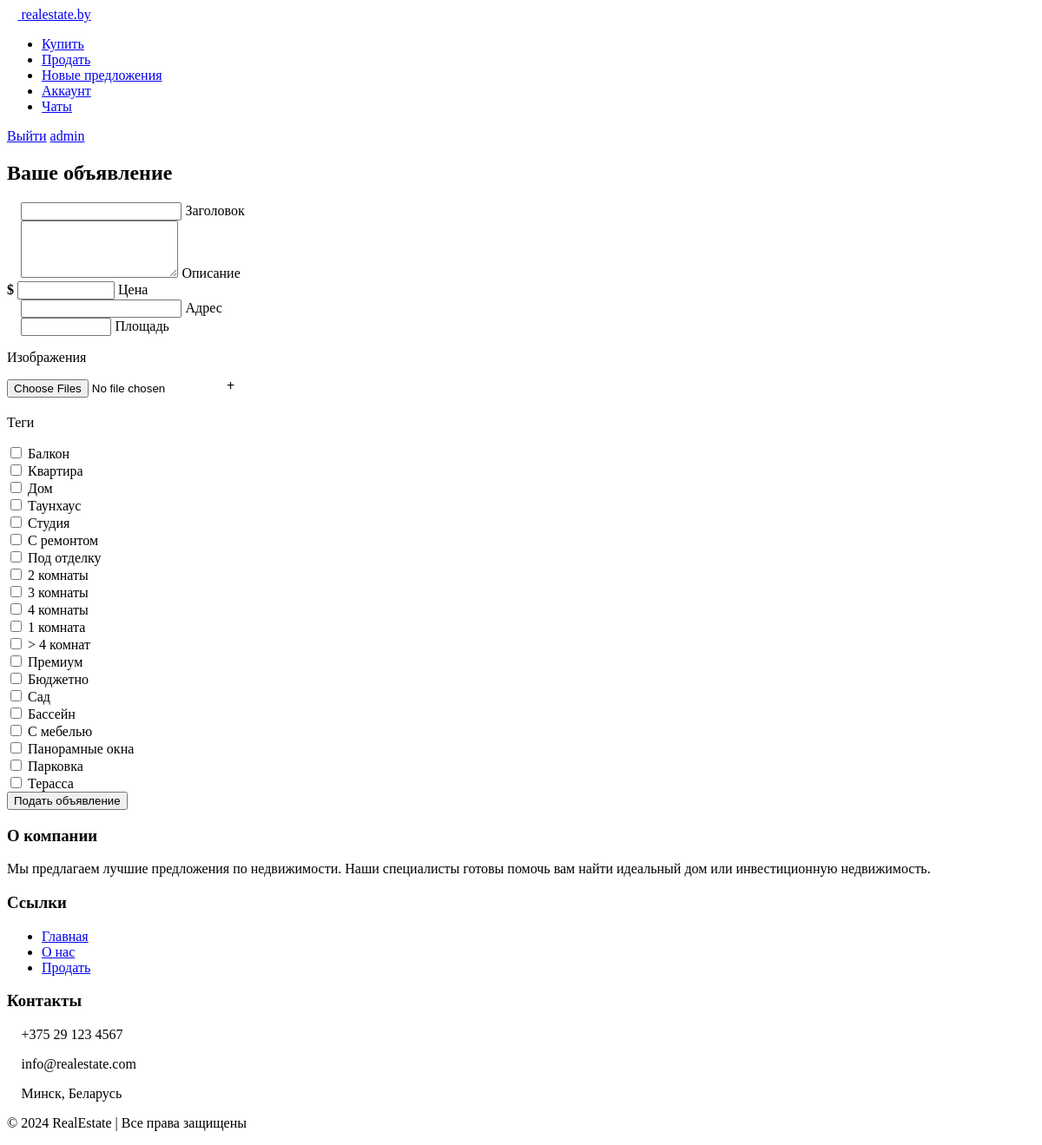
The app's page /properties/add/ (signed in) with its own data.
### polls/models.py (models this page shows, shortened)
class CustomUser(AbstractBaseUser, PermissionsMixin):
    first_name = models.CharField(max_length=255)
    last_name = models.CharField(max_length=255)
    phone_number = models.CharField(
        max_length=15,
        validators=[RegexValidator(regex=r'^\+375(?:29|33|44|25|17)\d{7}$', message='Enter a valid phone number.')]
    )
    email = models.EmailField(unique=True)
    avatar = models.ImageField(upload_to='avatars/', blank=True, null=True)
    user_id = models.CharField(max_length=50, unique=True, blank=True, null=True)
    rating = models.FloatField(blank=True, null=True)
    verified = models.BooleanField(default=False)
    services = models.TextField(blank=True, null=True)
    last_login = models.DateTimeField(null=True, blank=True)
    favorites = models.ManyToManyField('properties.Property', related_name='favorited_by', blank=True)
    is_active = models.BooleanField(default=True)
    is_staff = models.BooleanField(default=False)
    objects = CustomUserManager()
    USERNAME_FIELD = 'email'
    REQUIRED_FIELDS = ['first_name', 'last_name', 'phone_number']

### properties/models.py (models this page shows)
class Tag(models.Model):
    name = models.CharField(max_length=100, unique=True)
    category = models.CharField(max_length=100, null=True)
    def __str__(self):
        return self.name

### properties/views.py (the view)
# urls.py: path('add/', add_property, name='add_property'),
@login_required
def add_property(request):
    if request.method == 'POST':
        form = PropertyForm(request.POST, request.FILES)
        if form.is_valid():
            property_instance = form.save(commit=False)
            property_instance.owner = request.user
            property_instance.save()
            form.save_m2m()
            images = request.FILES.getlist('images')
            for image in images:
                PropertyImage.objects.create(property=property_instance, image=image)
            messages.success(request, 'Объявление отправлено на модерацию.')
            return redirect('property_detail', id=property_instance.id)
        else:
            messages.error(request, 'Не удалось загрузить объявление. Проверьте правильность заполнения всех полей.')
    else:
        form = PropertyForm()
    return render(request, 'properties/add_property.html', {'form': form})

### properties/forms.py
class PropertyForm(forms.ModelForm):
    tags = forms.ModelMultipleChoiceField(
        queryset=Tag.objects.all(),
        widget=forms.CheckboxSelectMultiple,
        required=False
    )
    class Meta:
        model = Property
        fields = ['title', 'description', 'price', 'location', 'size', 'tags']

### properties/templates/properties/add_property.html (shortened to what this page needs)
{% load static %}
{% load django_bootstrap5 %}
<html lang="en">
<head>
    <link rel="stylesheet" href="{% static 'properties/fontawesome/css/all.min.css' %}">
    <link rel="stylesheet" href="{% static 'properties/scss/add_property.scss' %}">
    <link rel="stylesheet" href="{% static 'properties/scss/footer.scss' %}">
</head>
<body>
    {% include 'properties/elements/header.html' %}
    <div class="container">
        <h2>Ваше объявление</h2>
        <form method="POST" enctype="multipart/form-data">
            <div class="form-group">
                <i class="fas fa-heading form-icon"></i>
                <input type="text" id="id_title" name="title" placeholder=" " required>
                <label for="id_title" class="label-placeholder">Заголовок</label>
            </div>
            <div class="form-group">
                <i class="fas fa-align-left form-icon-des"></i>
                <textarea id="id_description" name="description" rows="4" placeholder=" "></textarea>
                <label for="id_description" class="label-placeholder">Описание</label>
            </div>
            <div class="form-group">
                <i class="fas fa-dollar-sign form-icon"></i>
                <input type="number" id="id_price" min="1" max="999999999" name="price" step="1" placeholder=" ">
                <label for="id_price" class="label-placeholder">Цена</label>
            </div>
            <div class="form-group">
                <i class="fas fa-map-marker-alt form-icon"></i>
                <input type="text" id="id_location" name="location" placeholder=" ">
                <label for="id_location" class="label-placeholder">Адрес</label>
            </div>
            <div class="form-group">
                <i class="fas fa-ruler-combined form-icon"></i>
                <input type="number" id="id_size" min="1" max="999999" name="size" step="0.1" placeholder=" ">
                <label for="id_size" class="label-placeholder">Площадь</label>
            </div>
            <p class="picture">Изображения</p>
            <div class="form-group">
                <div id="imagePreviewContainer" class="image-preview-container">
                    <div id="uploadPlaceholder" class="upload-placeholder">
                        <input type="file" id="id_images" name="images" accept="image/*" multiple>
                        <i class="fas fa-plus"></i>
                    </div>
                </div>
            </div>
            <p class="picture" style="margin-top: 20px;">Теги</p>
            <div class="form-group tags">
                {% for checkbox in form.tags %}
                    <div>
                        {{ checkbox.tag }} {{ checkbox.choice_label }}
                    </div>
                {% endfor %}
            </div>
            <button type="submit" class="btn btn-primary mt-3">Подать объявление</button>
        </form>
    </div>
    {% include 'properties/elements/footer.html' %}
</body>
</html>

### properties/templates/properties/elements/header.html (shortened to what this page needs)
{%load static%}
{% load django_bootstrap5 %}
<!DOCTYPE html>
<html lang="en">
<head>
    <link rel="stylesheet" href="{% static 'properties/fontawesome/css/all.min.css' %}">
    <link rel="stylesheet" href="{% static 'properties/scss/header.scss' %}">
</head>
<body>
    <header class="header">
        <div class="logo">
            <a href="{% url 'home_page' %}">
                <i class="fas fa-home"></i>
                <span>realestate.by</span>
            </a>
        </div>
        <nav class="nav">
            <ul>
                <li><a href="{% url 'home_page' %}">Купить</a></li>
                {% if user.is_authenticated %}
                    <li><a href="{% url 'add_property' %}">Продать</a></li>
                    <li><a href="{% url 'home_page'%}">Новые предложения</a></li>
                    <li><a href="{% url 'profile' %}">Аккаунт</a></li>
                    <li><a href="{% url 'chat_list' %}">Чаты</a></li>
                {% endif %}
            </ul>
        </nav>
        <div class="auth-buttons">
            {% if user.is_authenticated %}
                <a href="{% url 'logout' %}" class="log-out">Выйти</a>
                <a href="{% url 'profile' %}" class="join">{{ user.first_name|truncatechars:10 }}</a>
            {% else %}
                <a href="{% url 'login' %}" class="sign-in">Войти</a>
                <a href="{% url 'register' %}" class="join">Регистрация</a>
            {% endif %}
        </div>
    </header>
</body>
</html>

### records on screen
CustomUser: first_name "admin"
Tag: choice_label "Балкон"
Tag: choice_label "Квартира"
Tag: choice_label "Дом"
Tag: choice_label "Таунхаус"
Tag: choice_label "Студия"
Tag: choice_label "С ремонтом"
Tag: choice_label "Под отделку"
Tag: choice_label "2 комнаты"
Tag: choice_label "3 комнаты"
Tag: choice_label "4 комнаты"
Tag: choice_label "1 комната"
Tag: choice_label "> 4 комнат"
Tag: choice_label "Премиум"
Tag: choice_label "Бюджетно"
Tag: choice_label "Сад"
Tag: choice_label "Бассейн"
Tag: choice_label "С мебелью"
Tag: choice_label "Панорамные окна"
Tag: choice_label "Парковка"
Tag: choice_label "Терасса"
